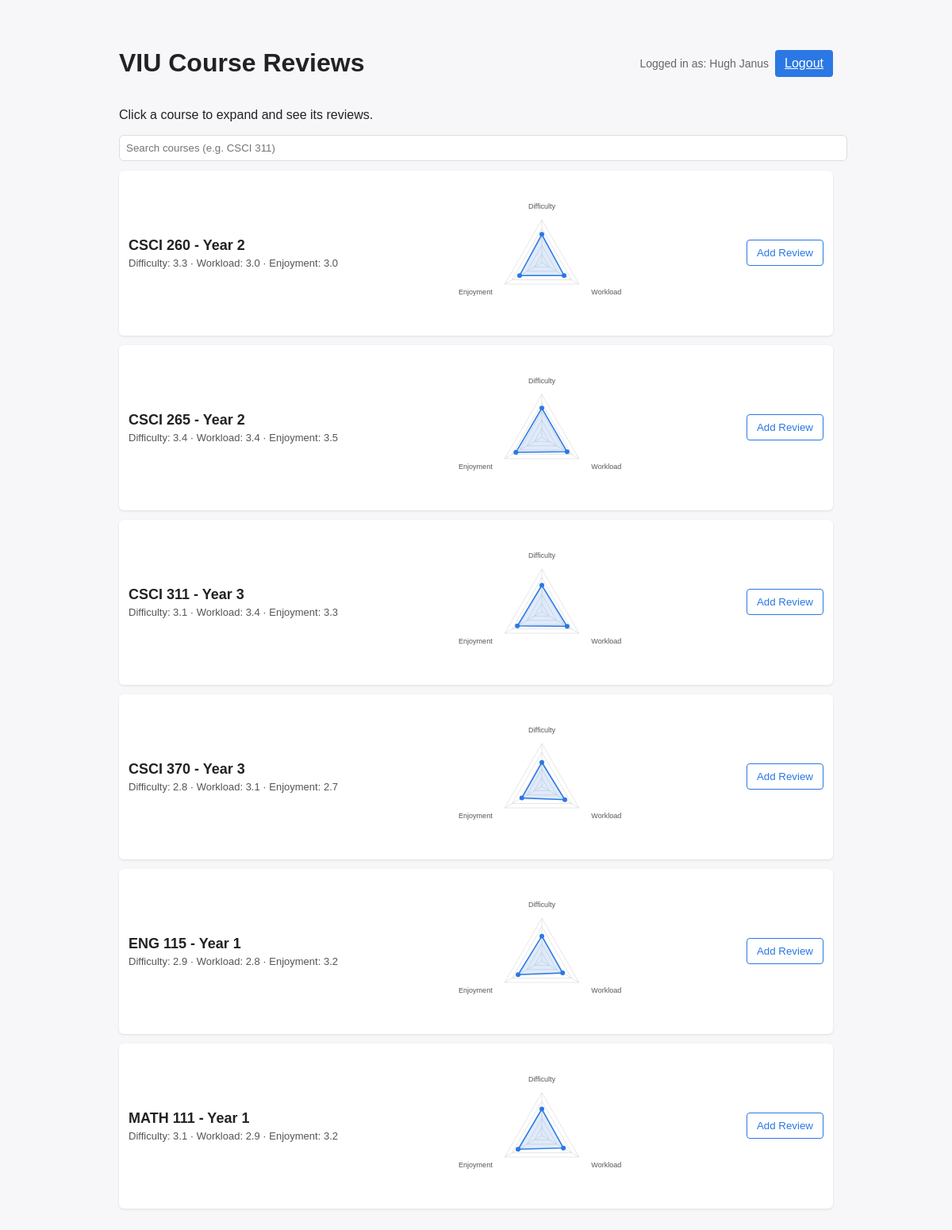
Page / (signed in) on the committed database.
### app.py (models this page shows, shortened)
class Users(UserMixin, db.Model):
    __tablename__ = 'user'
    id = db.Column(db.Integer, primary_key=True)
    username = db.Column(db.String(50), unique=True, nullable=False)
    password = db.Column(db.String(50), nullable=False)
    roles = db.relationship('Role', secondary=roles_users, backref='roled')

class CourseModel(db.Model):
    id = db.Column(db.Integer, primary_key=True)  # course number e.g. 311
    program = db.Column(db.String(32), nullable=False)  # e.g. CSCI
    courseYear = db.Column(db.Integer, nullable=False)
    reviews = db.relationship('ReviewModel', backref='course', cascade='all, delete-orphan', lazy=True)
    def average_ratings(self):
        if not self.reviews:
            return {'difficulty': None, 'workLoad': None, 'enjoyment': None}
        count = len(self.reviews)
        avg_d = sum(r.difficulty for r in self.reviews) / count
        avg_w = sum(r.workLoad for r in self.reviews) / count
        avg_e = sum(r.enjoyment for r in self.reviews) / count
        return {
            'difficulty': round(avg_d, 1),
            'workLoad': round(avg_w, 1),
            'enjoyment': round(avg_e, 1)
        }

### app.py (the view)
@app.route('/')
def home():
    courses = get_courses()
    return render_template('home.html', courses=courses)

### app.py (called while the page is built)
def get_courses():
    courses = {}
    for c in CourseModel.query.order_by(CourseModel.program, CourseModel.id).all():
        courses[c.id] = c
    return courses

@login_manager.user_loader
def loadUser(user_id):
    return Users.query.get(int(user_id))

### templates/home.html (shortened to what this page needs)
<!DOCTYPE html>
<html>
<head>
</head>
<body>
    <div class="container">
        <div class="header">
            <h1>VIU Course Reviews</h1>
            <div style="display: flex; gap: 8px; align-items: center;">
                {% if current_user.is_authenticated %}
                <span style="color: #666; font-size: 14px;">Logged in as: {{ current_user.username }}</span>
                <a class="btn" href="/logout">Logout</a>
                {% else %}
                <a class="btn" href="/login">Login</a>
                <a class="btn" href="/register">Register</a>
                {% endif %}
            </div>
        </div>
        <p>Click a course to expand and see its reviews.</p>
        <div style="margin: 12px 0;">
            <input id="course-search" placeholder="Search courses (e.g. CSCI 311)"
                   style="width: 100%; padding: 8px; border-radius: 6px; border: 1px solid #ddd;" />
        </div>
        {% for num, c in courses.items() %}
        <div class="card" data-search="{{ c.program }} {{ c.id }}">
            <details>
                <summary>
                    <div class="course-row">
                        <div>
                            <div class="course-title">{{ c.program }} {{ c.id }} - Year {{ c.courseYear }}</div>
                            <div style="font-size: 13px; color: #555; margin-top: 4px;">
                                {% set avg = c.average_ratings() %}
                                {% if avg.difficulty is not none %}
                                Difficulty: {{ avg.difficulty }} · Workload: {{ avg.workLoad }} · Enjoyment: {{ avg.enjoyment }}
                                {% else %}
                                No ratings yet
                                {% endif %}
                            </div>
                        </div>
                        {% set avg = c.average_ratings() %}
                            <div class="triangle-chart"
                                data-difficulty="{{ avg.difficulty if avg.difficulty is not none else 0 }}"
                                data-workload="{{ avg.workLoad if avg.workLoad is not none else 0 }}"
                                data-enjoyment="{{ avg.enjoyment if avg.enjoyment is not none else 0 }}">
                            </div>
                        {% if current_user.is_authenticated %}
                        <button class="btn outline" onclick="location.href='/createReview?course={{ c.id }}'; event.stopPropagation();">
                            Add Review
                        </button>
                        {% else %}
                        <button class="btn outline" onclick="location.href='/login'; event.stopPropagation();">
                            login to leave a review
                        </button>
                        {% endif %}
                    </div>
                </summary>
            </details>
        </div>
        {% endfor %}
    </div>
</body>
</html>

### templates/home.html (style rules this page uses)
body { font-family: Arial, sans-serif; background: #f7f7f9; color: #222; }
.container { max-width: 900px; margin: 24px auto; padding: 16px; }
.header { display: flex; justify-content: space-between; align-items: center; }
.card { background: white; border-radius: 6px; box-shadow: 0 1px 3px rgba(0,0,0,0.1); margin: 12px 0; padding: 12px; }
.course-row { display: flex; justify-content: space-between; align-items: center; }
.course-title { font-size: 18px; font-weight: 600; }
.btn { background: #2b78e4; color: white; border: none; padding: 8px 12px; border-radius: 4px; cursor: pointer; }
.btn.outline { background: white; color: #2b78e4; border: 1px solid #2b78e4; }
details summary { cursor: pointer; list-style: none; }

### rows in the picture
Users: username "Hugh Janus"
CourseModel: program "CSCI", id "260", courseYear "2", difficulty "3.3", workLoad "3.0", enjoyment "3.0"
CourseModel: program "CSCI", id "265", courseYear "2", difficulty "3.4", workLoad "3.4", enjoyment "3.5"
CourseModel: program "CSCI", id "311", courseYear "3", difficulty "3.1", workLoad "3.4", enjoyment "3.3"
CourseModel: program "CSCI", id "370", courseYear "3", difficulty "2.8", workLoad "3.1", enjoyment "2.7"
CourseModel: program "ENG", id "115", courseYear "1", difficulty "2.9", workLoad "2.8", enjoyment "3.2"
CourseModel: program "MATH", id "111", courseYear "1", difficulty "3.1", workLoad "2.9", enjoyment "3.2"
